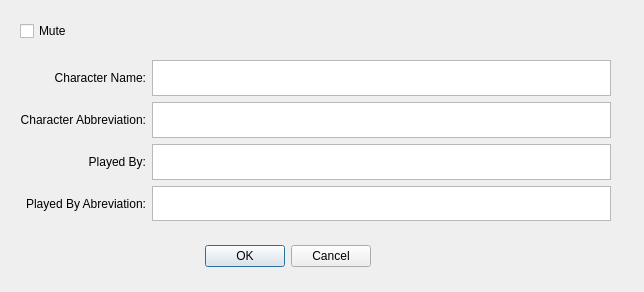
<?xml version="1.0" encoding="UTF-8"?>
<ui version="4.0">
 <class>dlg_CharSetup</class>
 <widget class="QDialog" name="dlg_CharSetup">
  <property name="geometry">
   <rect>
    <x>0</x>
    <y>0</y>
    <width>644</width>
    <height>292</height>
   </rect>
  </property>
  <property name="windowTitle">
   <string>Character Configure</string>
  </property>
  <widget class="QDialogButtonBox" name="buttonBox">
   <property name="geometry">
    <rect>
     <x>30</x>
     <y>240</y>
     <width>341</width>
     <height>32</height>
    </rect>
   </property>
   <property name="orientation">
    <enum>Qt::Horizontal</enum>
   </property>
   <property name="standardButtons">
    <set>QDialogButtonBox::Cancel|QDialogButtonBox::Ok</set>
   </property>
  </widget>
  <widget class="QWidget" name="gridLayoutWidget">
   <property name="geometry">
    <rect>
     <x>20</x>
     <y>60</y>
     <width>591</width>
     <height>161</height>
    </rect>
   </property>
   <layout class="QGridLayout" name="gridLayout">
    <item row="2" column="0">
     <widget class="QLabel" name="lbl_PlayedBy">
      <property name="text">
       <string>Played By:</string>
      </property>
      <property name="alignment">
       <set>Qt::AlignRight|Qt::AlignTrailing|Qt::AlignVCenter</set>
      </property>
     </widget>
    </item>
    <item row="0" column="1">
     <widget class="QPlainTextEdit" name="plainTextEdit_2"/>
    </item>
    <item row="0" column="0">
     <widget class="QLabel" name="lbl_CharName">
      <property name="text">
       <string>Character Name:</string>
      </property>
      <property name="alignment">
       <set>Qt::AlignRight|Qt::AlignTrailing|Qt::AlignVCenter</set>
      </property>
     </widget>
    </item>
    <item row="2" column="1">
     <widget class="QPlainTextEdit" name="plainTextEdit"/>
    </item>
    <item row="1" column="0">
     <widget class="QLabel" name="lbl_CharAbrv">
      <property name="text">
       <string>Character Abbreviation:</string>
      </property>
      <property name="alignment">
       <set>Qt::AlignRight|Qt::AlignTrailing|Qt::AlignVCenter</set>
      </property>
     </widget>
    </item>
    <item row="1" column="1">
     <widget class="QPlainTextEdit" name="plainTextEdit_3"/>
    </item>
    <item row="3" column="0">
     <widget class="QLabel" name="lbl_PlayedAbrv">
      <property name="text">
       <string>Played By Abreviation:</string>
      </property>
      <property name="alignment">
       <set>Qt::AlignRight|Qt::AlignTrailing|Qt::AlignVCenter</set>
      </property>
     </widget>
    </item>
    <item row="3" column="1">
     <widget class="QPlainTextEdit" name="plainTextEdit_4"/>
    </item>
   </layout>
  </widget>
  <widget class="QCheckBox" name="chkbx_Mute">
   <property name="geometry">
    <rect>
     <x>20</x>
     <y>20</y>
     <width>86</width>
     <height>22</height>
    </rect>
   </property>
   <property name="text">
    <string>Mute</string>
   </property>
  </widget>
 </widget>
 <resources/>
 <connections>
  <connection>
   <sender>buttonBox</sender>
   <signal>accepted()</signal>
   <receiver>dlg_CharSetup</receiver>
   <slot>accept()</slot>
   <hints>
    <hint type="sourcelabel">
     <x>248</x>
     <y>254</y>
    </hint>
    <hint type="destinationlabel">
     <x>157</x>
     <y>274</y>
    </hint>
   </hints>
  </connection>
  <connection>
   <sender>buttonBox</sender>
   <signal>rejected()</signal>
   <receiver>dlg_CharSetup</receiver>
   <slot>reject()</slot>
   <hints>
    <hint type="sourcelabel">
     <x>316</x>
     <y>260</y>
    </hint>
    <hint type="destinationlabel">
     <x>286</x>
     <y>274</y>
    </hint>
   </hints>
  </connection>
 </connections>
</ui>
